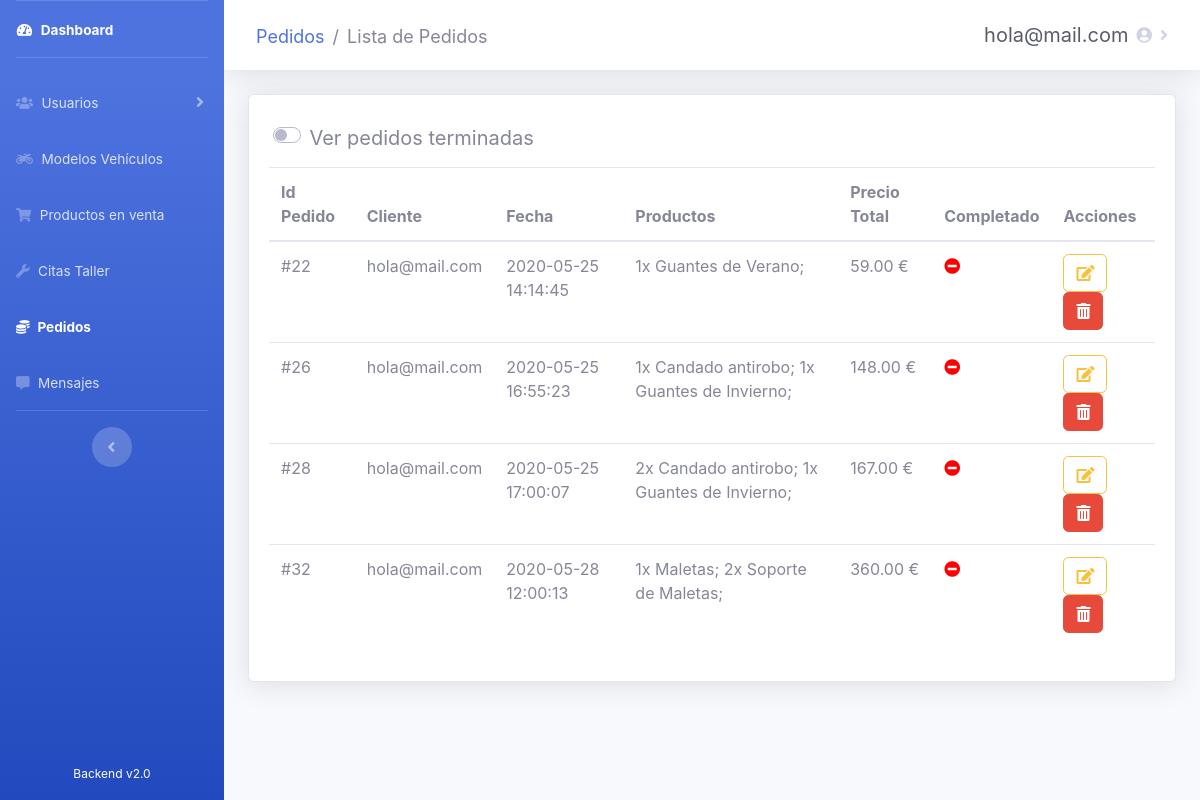
The app's page /admin/sales/pedidos.php (signed in), older data.
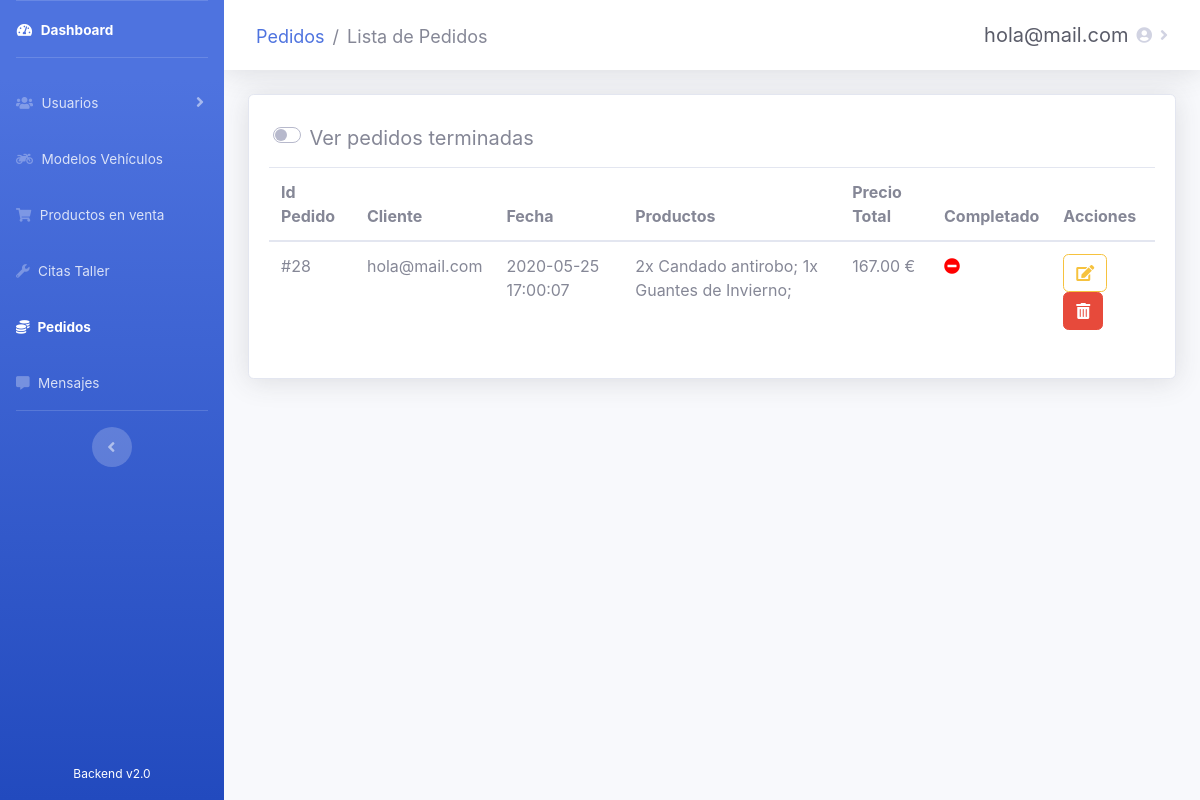
The same page, newer data.
### tables this page shows
CREATE TABLE `ventas` (
  `id_venta` int(10) NOT NULL,
  `id_usuario` int(10) NOT NULL,
  `fecha` datetime NOT NULL,
  `precio_total` double(8,2) NOT NULL,
  `completada` tinyint(1) NOT NULL DEFAULT 0
);

CREATE TABLE `usuarios` (
  `id_usuario` int(10) NOT NULL,
  `email` varchar(20) NOT NULL,
  `password` varchar(60) DEFAULT NULL,
  `nombre` varchar(30) DEFAULT NULL,
  `apellidos` varchar(60) DEFAULT NULL,
  `direccion` varchar(100) DEFAULT NULL,
  `localidad` varchar(30) DEFAULT NULL,
  `provincia` int(10) DEFAULT NULL,
  `cp` int(5) DEFAULT NULL,
  `telefono` int(15) DEFAULT NULL,
  `is_admin` tinyint(1) DEFAULT 0,
  `registrado` tinyint(1) DEFAULT 1
);

CREATE TABLE `venta_productos` (
  `id_venta` int(10) NOT NULL,
  `id_producto` int(10) NOT NULL,
  `cantidad` int(10) DEFAULT NULL
);

CREATE TABLE `productos` (
  `id_producto` int(10) NOT NULL,
  `nombre` varchar(20) NOT NULL,
  `precio` double(10,2) NOT NULL,
  `descripcion` text NOT NULL,
  `stock` int(10) NOT NULL,
  `imagen` mediumblob NOT NULL,
  `is_active` tinyint(1) NOT NULL
);

### admin/sales/pedidos.php (the view, shortened to what the changed rows need)
<?php
require_once('../recursos/conexionBD.php');
?>
<!DOCTYPE html>
<html lang="es">
<head>
    <link rel="stylesheet" href="https://use.fontawesome.com/releases/v5.11.2/css/all.css">
    <link href="../../css/sidebar-admin.css" rel="stylesheet">
    <link rel="stylesheet" type="text/css" href="https://cdn.datatables.net/v/bs4/dt-1.10.21/b-1.6.2/r-2.2.4/datatables.min.css" />
</head>
<body id="page-top">
    <div id="wrapper">
        <div id="content-wrapper" class="d-flex flex-column">
            <div id="content" style="max-height: 100%">
                <div class="container-fluid">
                    <div class="card shadow mb-4">
                        <div class="card-body">
                            <div class="table-responsive" id="pedidosPendientes">
                                <table class="table pedidos" cellspacing="0">
                                    <thead>
                                        <tr>
                                            <th>Id Pedido</th>
                                            <th>Cliente</th>
                                            <th>Fecha</th>
                                            <th>Productos</th>
                                            <th>Precio Total</th>
                                            <th>Completado</th>
                                            <th>Acciones</th>
                                        </tr>
                                    </thead>
                                    <tbody>
                                        <?php
                                        $consulta = "SELECT * FROM ventas WHERE completada = 0";
                                        $resultado = mysqli_query($conexion, $consulta);
                                        while ($fila = mysqli_fetch_array($resultado)) { ?>
                                            <tr>
                                                <td><?php echo "#" . $fila["id_venta"]; ?></td>
                                                <td><?php $consulta2 = "SELECT usuarios.email FROM ventas
                                                  INNER JOIN usuarios ON ventas.id_usuario = usuarios.id_usuario WHERE ventas.id_venta = $fila[id_venta]";
                                                    $resultado2 = mysqli_query($conexion, $consulta2);
                                                    while ($fila2 = mysqli_fetch_array($resultado2)) {
                                                        echo $fila2["email"];
                                                    }
                                                    ?></td>
                                                <td><?php echo $fila["fecha"]; ?></td>
                                                <td><?php $consulta3 = "SELECT productos.nombre, venta_productos.cantidad FROM venta_productos
                                                  INNER JOIN productos ON venta_productos.id_producto = productos.id_producto WHERE venta_productos.id_venta = $fila[id_venta]";
                                                    $resultado3 = mysqli_query($conexion, $consulta3);
                                                    while ($fila3 = mysqli_fetch_array($resultado3)) {
                                                        echo $fila3["cantidad"]. "x " . $fila3["nombre"]. "; ";
                                                    }
                                                    ?></td>
                                                <td><?php echo $fila["precio_total"] . " €"; ?></td>
                                                <td><?php echo "<span class='fas fa-minus-circle' title='No realizado' style='color:red'></span>"; ?></td>
                                                <td>
                                                    <a class="btn btn-outline-warning noFocus" href="#" title="Cambiar estado de pedido" onclick="cambiarEstadoPedido('<?php echo $fila["id_venta"]; ?>');"><i class='fas fa-edit'></i></a>
                                                    <a class="btn btn-danger noFocus" title="Anular Pedido" style="cursor: pointer;" onclick="borrarPedido('<?php echo $fila["id_venta"]; ?>');"><i class="fas fa-trash-alt" style="color: white"></i></a>
                                                </td>
                                            </tr>
                                        <?php }; ?>
                                    </tbody>
                                </table>
                            </div>
                        </div>
                    </div>
                </div>
            </div>
        </div>
    </div>
</body>
</html>

Row changes from the older to the newer data that the page shows:
no longer on this page (row edited): ventas: id_venta "22", fecha "2020-05-25 14:14:45", precio_total "59.00", usuarios (email "hola@mail.com")
no longer on this page (row unchanged): venta_productos: cantidad "1", id_producto.nombre "Guantes de Verano", shown under "22"
removed ventas: id_venta "26", fecha "2020-05-25 16:55:23", precio_total "148.00", usuarios (email "hola@mail.com")
removed venta_productos: cantidad "1", id_producto.nombre "Candado antirobo", shown under "26"
removed venta_productos: cantidad "1", id_producto.nombre "Guantes de Invierno", shown under "26"
removed ventas: id_venta "32", fecha "2020-05-28 12:00:13", precio_total "360.00", usuarios (email "hola@mail.com")
removed venta_productos: cantidad "1", id_producto.nombre "Maletas", shown under "32"
removed venta_productos: cantidad "2", id_producto.nombre "Soporte de Maletas", shown under "32"
